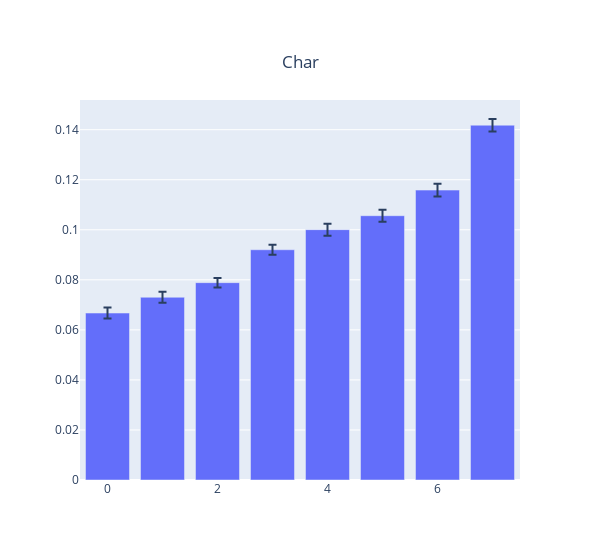

This figure's notebook cell:
### Code cell
prop = 'ssim'
Mean = result.loc[result['type'] == 'valid'].groupby('char_index').mean()[prop].sort_values()
SEM = result.loc[result['type'] == 'valid'].groupby('char_index').std()[prop].reindex(Mean.index)/result.loc[result['type'] == 'valid'].groupby('char_index').count()[prop].apply(np.sqrt).reindex(Mean.index)
fig = go.Figure()
fig.add_trace(go.Bar(y=Mean, error_y=dict(type='data', array=SEM)))
fig.update_layout(title={'text':'Char','y':0.9,'x':0.5,'xanchor':'center','yanchor':'top'}, width=600)
fig.show()

### Figure 1 — Plotly figure (JSON) as saved in the notebook; plotly's stock layout.template omitted (floating-point values rounded to 4 significant figures)
{"data": [{"error_y": {"array": [0.002191, 0.002241, 0.00189, 0.00203, 0.002405, 0.002372, 0.002523, 0.00248], "type": "data"}, "type": "bar", "y": [0.06672, 0.07303, 0.07886, 0.09201, 0.1, 0.1056, 0.1159, 0.1418]}], "layout": {"title": {"text": "Char", "x": 0.5, "xanchor": "center", "y": 0.9, "yanchor": "top"}, "width": 600}}
